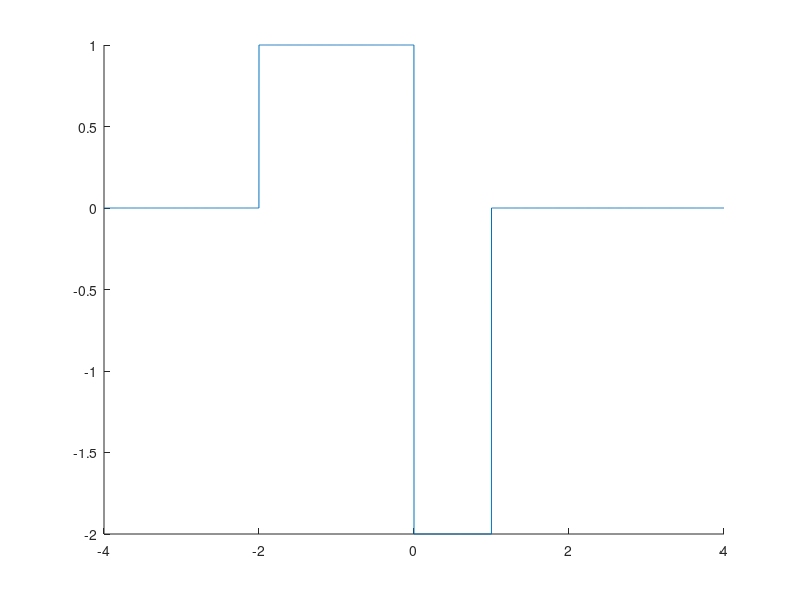
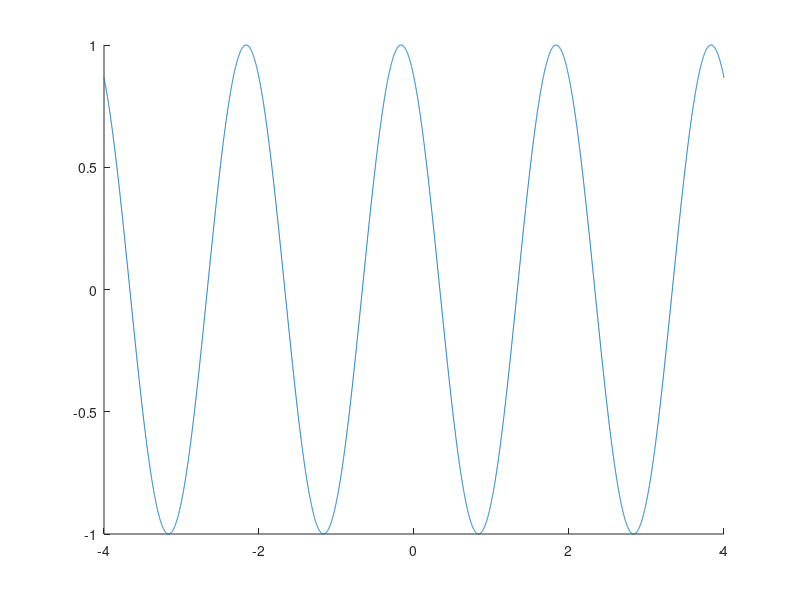
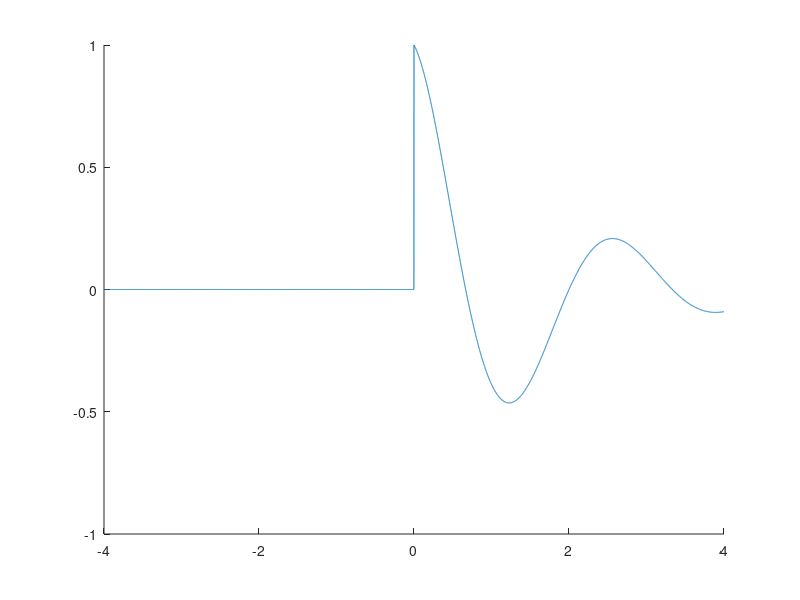
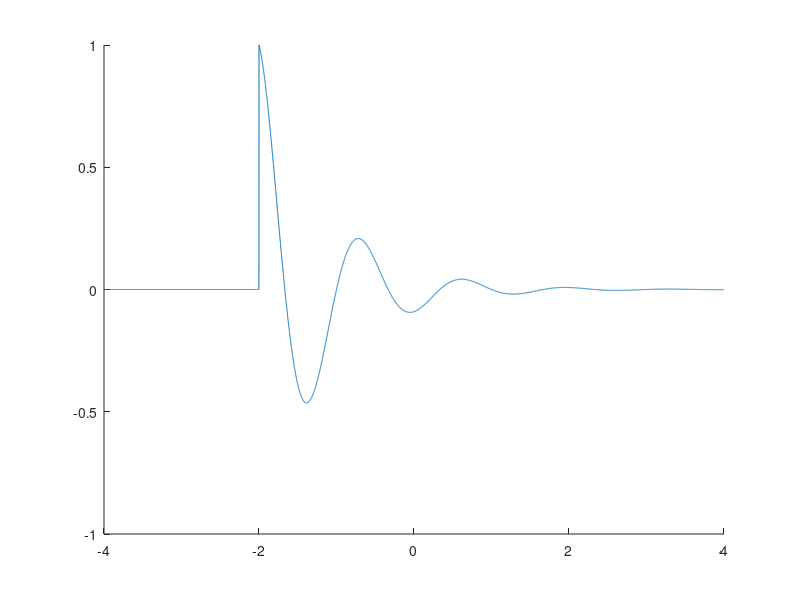

The MATLAB source for these figures, in order:


%1.

    %a)

        u = @(t) t>=0;
        t = [-4:0.001:4];
        x = u(t+2)-3*u(t)+2*u(t-1); 
        x_anon =@(t) u(t+2)-3*u(t)+2*u(t-1);
        x_anon_squared =@(t) x_anon(t).^2;

        figure(1)
        hold on
        plot(t,x);
        hold off

    %b) i. Energy signal

    %   ii.

        energy_simpsons = quad(x_anon_squared,-4,4);
        energy_rectangle = 0;

        for v = -4:0.001:4

            energy_rectangle = energy_rectangle + 0.001*x_anon_squared(v+0.0005);

        end

    %c) 

        y_q3_i = cos(pi*t +pi/6); 
        y_anon =@(t) cos(pi*t +pi/6);
        y_anon_squaredbytwo =@(t) (y_anon(t).^2)/2;

        figure(2);
        hold on; 
        plot(t,y_q3_i);
        hold off;
        

    %d) i. Power signal

    %   ii.

        power_simpsons = quad(y_anon_squaredbytwo,-4,4);
        power_rectangle = 0;

        for v = -4:0.001:4

            power_rectangle = power_rectangle + 0.001*y_anon_squaredbytwo(v);

        end
        
%2.

    %a)

    g = exp((-3/5)*t).*cos((3*(pi/4))*t).*u(t);
    g_anon = @(t) exp((-3/5)*t).*cos((3*(pi/4))*t).*u(t);

    figure(3);
    hold on;
    plot(t,g);

    %b)

    g1 = g_anon(2*t+4);
   
    figure(4);
    hold on;
    plot(t,g1);
    hold off;
    
    %c)

    g2 =  g_anon(2-2*t);
    
    figure(5);
    hold on;
    plot(t,g2);
    hold off;

    
    %d)
    
    h_anon = @(t) g_anon(2*t+4) + g_anon(2-2*t);
    h = g_anon(2*t+4) + g_anon(2-2*t);
    
    figure(6);

    hold on;
    plot(t,h);
    hold off;
    
    %e) i.
        %Energy Signal
        
    %   ii.
    
        h_anon_squared = @(t) h_anon(t) .^2;
        h_energy_simpsons = quad(h_anon_squared,-4,4);
        h_energy_rectangle = 0;

        for v = -4:0.001:4

            h_energy_rectangle = h_energy_rectangle + 0.001*h_anon_squared(v+0.0005);

        end
        
%3.

    %b)
    %   i.
    
        t_q3_i = [0:0.001:2.5];
        v = [0:0.0005:2.5]
        x_q3_i = (-cos(pi*t_q3_i/2)).*(u(t_q3_i)-u(t_q3_i-1));
        h_q3_i = (u(t_q3_i)-u(t_q3_i-1))-1.5*(u(t_q3_i-1.5)-u(t_q3_i-2.5));
        y_q3_i = 0.001*conv(x_q3_i, h_q3_i);

        figure(7)
        hold on
        plot(v, y_q3_i);
        hold off
        
    %   ii.
    
        x_q3_ii = 1.8*exp(-4*t_q3_i/3).*u(t_q3_i);
        h_q3_ii = 3*exp(-2*t_q3_i).*u(t_q3_i);
        y_q3_ii = 0.001*conv(x_q3_ii, h_q3_ii);
        
        figure(8);
        hold on;
        plot(v, y_q3_ii);
        hold off;
        
    %   iii.
    
        t_q3_iii = [-2:0.001:2];
        v_iii = [-2:0.0005:2];
        x_q3_iii = (t_q3_iii+2).*(u(t_q3_iii+2)-u(t_q3_iii)) + (t_q3_iii).*(u(t_q3_iii)-u(t_q3_iii-2));
        h_q3_iii = u(t_q3_iii+1)-u(t_q3_iii-1);
        y_q3_iii = 0.001*conv(x_q3_iii,h_q3_iii);
       
        figure(9);
        hold on;
        plot(v_iii,y_q3_iii);
        hold off;
        
        
        
